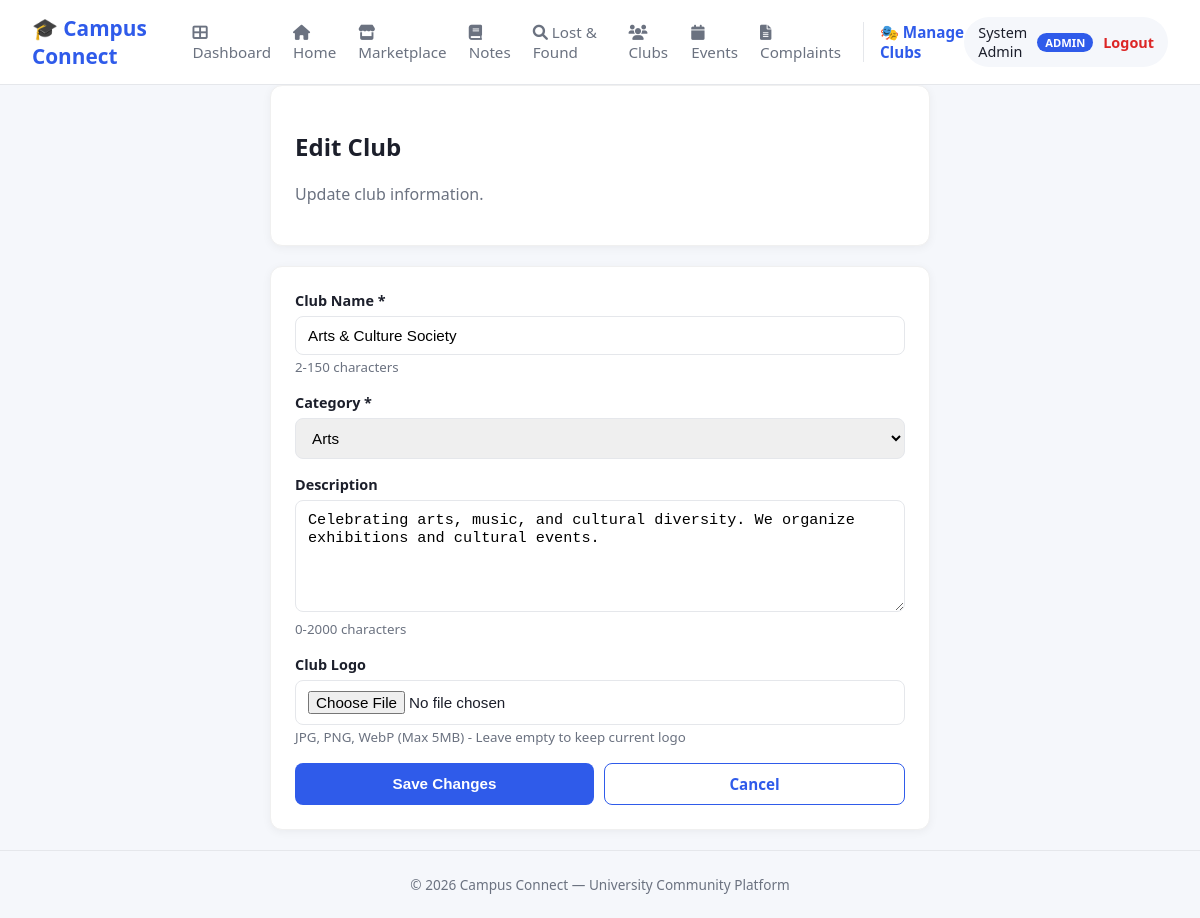
The app's page /modules/clubs/edit.php?id=3 (signed in) with its own data.
### tables this page shows
CREATE TABLE clubs (
    club_id INT AUTO_INCREMENT PRIMARY KEY,
    club_admin_id INT NOT NULL,
    name VARCHAR(150) NOT NULL,
    description TEXT,
    category VARCHAR(80),
    logo_path VARCHAR(255) DEFAULT NULL,
    created_at TIMESTAMP DEFAULT CURRENT_TIMESTAMP,
    FOREIGN KEY (club_admin_id) REFERENCES users(user_id) ON DELETE CASCADE
);

### modules/clubs/edit.php (the view, shortened to what this page needs)
<?php
require_once '../../config/db.php';
$club_id = (int)($_GET['id'] ?? 0);
$stmt = $conn->prepare("SELECT * FROM clubs WHERE club_id = ?");
$stmt->bind_param("i", $club_id);
$stmt->execute();
$result = $stmt->get_result();
$club = $result->fetch_assoc();
$success = false;
include '../../includes/header.php';
?>
<div class="page-container" style="max-width:700px;">
    <div class="card">
        <h2>Edit Club</h2>
        <p style="color:var(--text-muted);">Update club information.</p>
    </div>
    <?php if ($success): ?>
        <div class="card" style="background:var(--success); color:white; border-radius:6px; margin-bottom:20px;">
            <h3 style="margin:0 0 8px;">✅ Club Updated Successfully!</h3>
            <p style="margin:0;">Changes have been saved.</p>
            <div style="margin-top:12px;">
                <a href="index.php" class="btn btn-primary" style="background:white; color:var(--success); border:none;">Back to Clubs</a>
            </div>
        </div>
    <?php else: ?>
        <form method="POST" enctype="multipart/form-data" class="card">
            <div class="form-group">
                <label for="name" style="font-weight:bold;">Club Name *</label>
                <input type="text" id="name" name="name" class="form-control" placeholder="Enter club name" required maxlength="150" value="<?php echo htmlspecialchars($club['name']); ?>">
                <small style="color:var(--text-muted);">2-150 characters</small>
            </div>
            <div class="form-group">
                <label for="category" style="font-weight:bold;">Category *</label>
                <select id="category" name="category" class="form-control" required>
                    <option value="Arts" <?php echo $club['category'] === 'Arts' ? 'selected' : ''; ?>>Arts</option>
                </select>
            </div>
            <div class="form-group">
                <label for="description" style="font-weight:bold;">Description</label>
                <textarea id="description" name="description" class="form-control" placeholder="Enter club description..." rows="5" maxlength="2000"><?php echo htmlspecialchars($club['description']); ?></textarea>
                <small style="color:var(--text-muted);">0-2000 characters</small>
            </div>
            <div class="form-group">
                <label for="logo" style="font-weight:bold;">Club Logo</label>
                <input type="file" id="logo" name="logo" class="form-control" accept=".jpg,.jpeg,.png,.webp">
                <small style="color:var(--text-muted);">JPG, PNG, WebP (Max 5MB) - Leave empty to keep current logo</small>
            </div>
            <div style="display:flex; gap:10px;">
                <button type="submit" name="edit_club" class="btn btn-primary" style="flex:1;">Save Changes</button>
                <a href="index.php" class="btn btn-outline" style="flex:1; text-align:center;">Cancel</a>
            </div>
        </form>
    <?php endif; ?>
</div>
<?php include '../../includes/footer.php'; ?>

### assets/css/style.css (style rules this page uses)
:root { --primary: #2f5bea; --primary-dark: #1e3fb8; --accent: #ff8a3d; --bg: #f5f7fb; --card-bg: #ffffff; --text-dark: #1c1f2b; --text-muted: #6b7280; --border: #e5e7eb; --success: #16a34a; --danger: #dc2626; --radius: 10px; }
* { box-sizing: border-box; }
body { font-family: 'Segoe UI', Roboto, Arial, sans-serif; background: var(--bg); color: var(--text-dark); margin: 0; }
a { text-decoration: none; color: inherit; }
.page-container { max-width: 1200px; margin: 0 auto; padding: 32px 24px; }
.card { background: var(--card-bg); border: 1px solid var(--border); border-radius: var(--radius); padding: 22px; margin-bottom: 20px; }
.form-group { margin-bottom: 16px; }
.form-group label { display: block; margin-bottom: 6px; font-weight: 600; font-size: 0.9rem; }
.form-control { width: 100%; padding: 10px 12px; border: 1px solid var(--border); border-radius: 8px; font-size: 0.95rem; }
.btn { display: inline-block; padding: 10px 20px; border-radius: 8px; border: none; font-weight: 600; cursor: pointer; font-size: 0.95rem; }
.btn-primary { background: var(--primary); color: #fff; }
.btn-outline { background: transparent; border: 1px solid var(--primary); color: var(--primary); }
.page-container { max-width: 1200px; margin: 0 auto; padding: 0 20px; }
.card { background: #fff; border-radius: 12px; padding: 24px; box-shadow: 0 2px 10px rgba(0,0,0,0.05); margin-bottom: 20px; border: 1px solid #f0f0f0; }

### records on screen
clubs: name "Arts & Culture Society", category "Arts", description "Celebrating arts, music, and cultural diversity. We organize exhibitions and cultural events."

### other values on screen
$_SESSION['full_name'] "System Admin"
$role "ADMIN"
